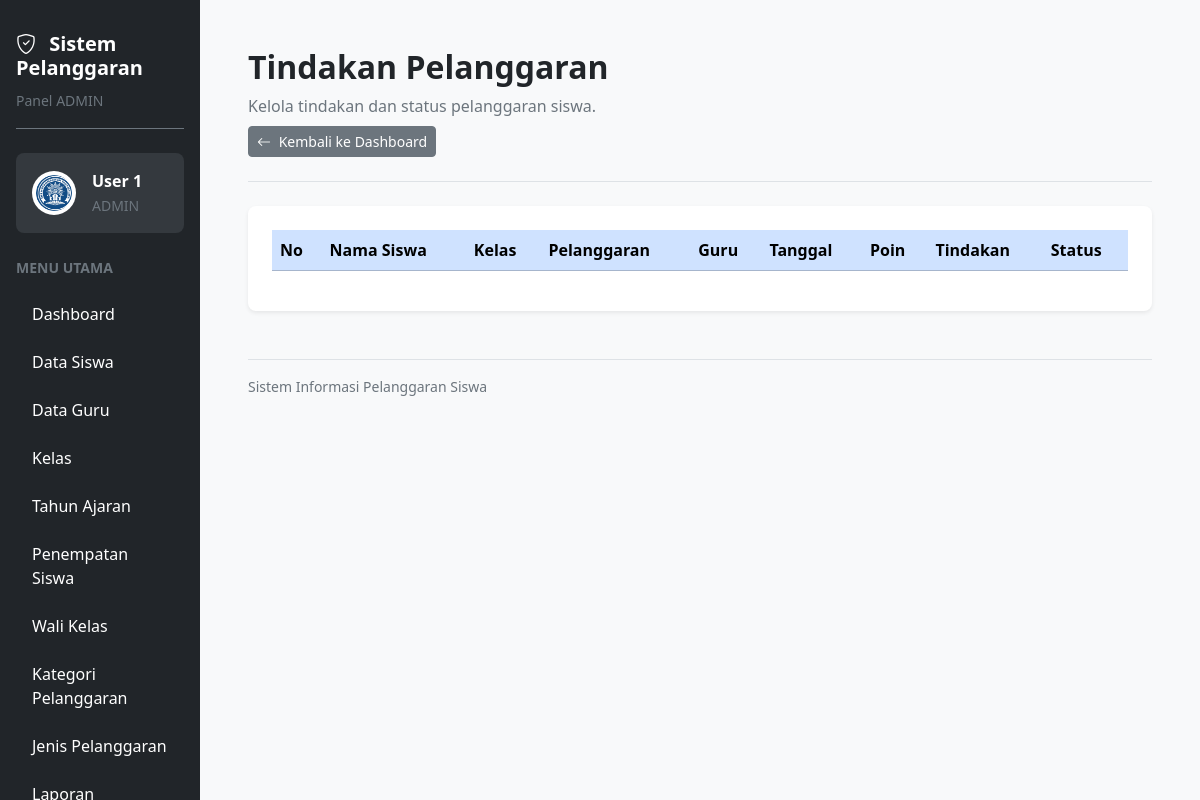
Page /tindakan.php (signed in) on the earlier database version.
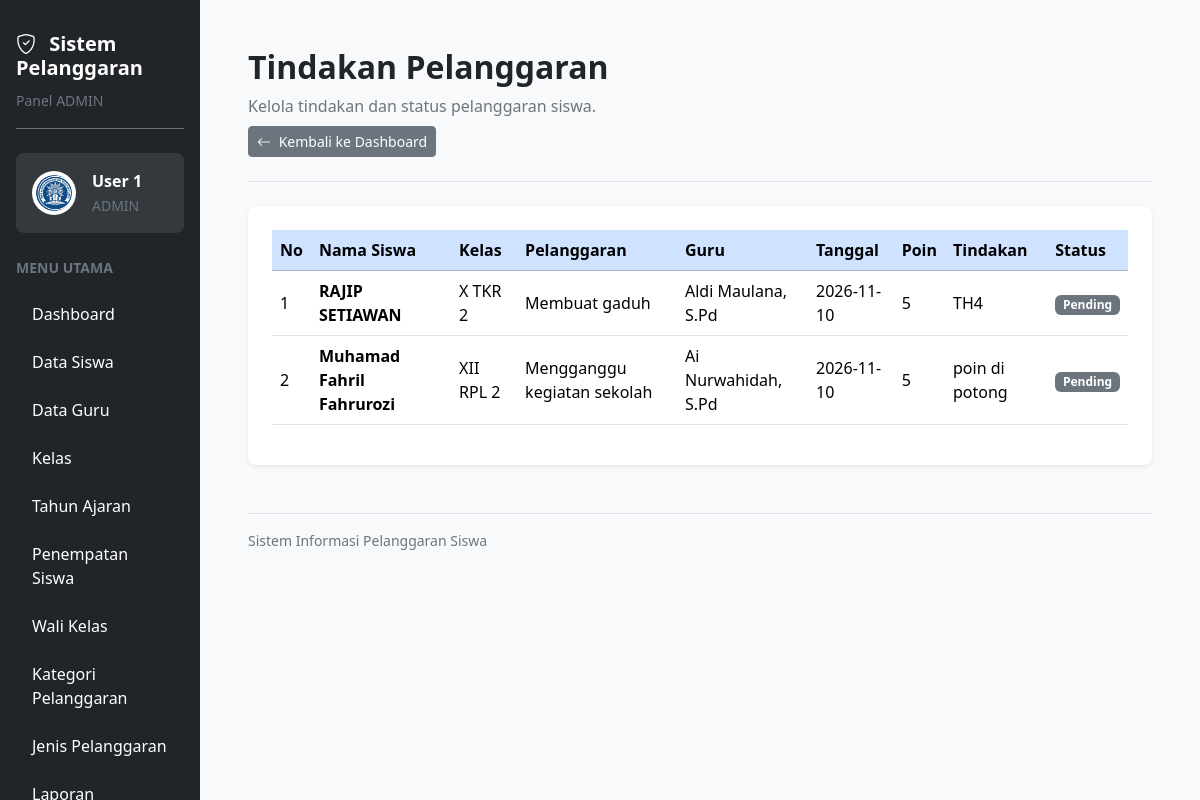
Same page on the later database version.
### tables this page shows
CREATE TABLE `t_pelanggaran_siswa` (
  `id` int(11) NOT NULL,
  `tahun_ajaran_id` int(11) NOT NULL,
  `siswa_id` int(11) NOT NULL,
  `nama_siswa` varchar(150) NOT NULL,
  `kelas_id` int(11) NOT NULL,
  `nama_kelas` varchar(100) NOT NULL,
  `pelanggaran_id` int(11) NOT NULL,
  `nama_pelanggaran` varchar(150) NOT NULL,
  `pelanggaran_kategori_id` int(11) NOT NULL,
  `guru_id` int(11) NOT NULL,
  `nama_guru` varchar(150) NOT NULL,
  `tanggal` date NOT NULL,
  `keterangan` text NOT NULL,
  `poin` int(11) NOT NULL,
  `tindakan` text NOT NULL,
  `status` varchar(30) NOT NULL,
  `created_at` timestamp NOT NULL DEFAULT current_timestamp(),
  `updated_at` timestamp NOT NULL DEFAULT current_timestamp()
);

### tindakan.php (the view, shortened to what this page needs)
<?php
$role = strtolower(trim($_SESSION['role'] ?? ''));
require_once __DIR__ . "/config/koneksi.php";
$dataEdit = null;
$query = mysqli_query(
    $koneksi,
    "SELECT id, nama_siswa, nama_kelas,
            nama_pelanggaran, nama_guru,
            tanggal, poin, tindakan, status
     FROM t_pelanggaran_siswa
     WHERE status IS NULL OR status <> 'Selesai'
     ORDER BY tanggal DESC, id DESC"
);
$nama = htmlspecialchars(
    $_SESSION['name'] ?? 'Pengguna',
    ENT_QUOTES,
    'UTF-8'
);
?>
<!DOCTYPE html>
<html lang="id">
<head>
    <link href="https://cdn.jsdelivr.net/npm/bootstrap@5.3.3/dist/css/bootstrap.min.css" rel="stylesheet">
    <link href="https://cdn.jsdelivr.net/npm/bootstrap-icons@1.11.3/font/bootstrap-icons.min.css" rel="stylesheet">
    <link href="https://cdn.datatables.net/2.3.4/css/dataTables.bootstrap5.min.css" rel="stylesheet">
</head>
<body class="bg-light overflow-hidden">
<div class="container-fluid vh-100 overflow-hidden">
    <div class="row h-100 flex-nowrap">
        <aside class="col-12 col-md-3 col-lg-2 bg-dark vh-100 overflow-auto position-sticky top-0 p-3">
            <div class="text-white mb-4 pt-3 pb-3 border-bottom border-secondary">
                <h5 class="fw-bold mb-2">
                    <i class="bi bi-shield-check me-2"></i>
                    Sistem Pelanggaran
                </h5>
                <small class="text-secondary">Panel <?= strtoupper($role); ?></small>
            </div>
            <div class="bg-secondary bg-opacity-25 rounded-3 p-3 mb-4">
                <div class="d-flex align-items-center gap-3">
                    <img src="logo.png" alt="Logo Aplikasi" width="44" height="44" class="rounded-circle bg-white p-1">
                    <div class="text-white text-break">
                        <div class="fw-semibold"><?= $nama; ?></div>
                        <small class="text-secondary"><?= strtoupper($role); ?></small>
                    </div>
                </div>
            </div>
            <div class="text-secondary small fw-semibold mb-3">
                MENU UTAMA
            </div>
            <ul class="nav nav-pills flex-column gap-2">
                <li class="nav-item">
                    <a href="dashboard.php" class="nav-link text-white rounded-2 py-2 px-3">Dashboard</a>
                </li>
                <?php if ($role === 'admin'): ?>
                    <li class="nav-item"><a href="siswa.php" class="nav-link text-white rounded-2 py-2 px-3">Data Siswa</a></li>
                    <li class="nav-item"><a href="guru.php" class="nav-link text-white rounded-2 py-2 px-3">Data Guru</a></li>
                    <li class="nav-item"><a href="kelas.php" class="nav-link text-white rounded-2 py-2 px-3">Kelas</a></li>
                    <li class="nav-item"><a href="tahun_ajaran.php" class="nav-link text-white rounded-2 py-2 px-3">Tahun Ajaran</a></li>
                    <li class="nav-item"><a href="penempatan_siswa.php" class="nav-link text-white rounded-2 py-2 px-3">Penempatan Siswa</a></li>
                    <li class="nav-item"><a href="wali_kelas.php" class="nav-link text-white rounded-2 py-2 px-3">Wali Kelas</a></li>
                    <li class="nav-item"><a href="kategori_pelanggaran.php" class="nav-link text-white rounded-2 py-2 px-3">Kategori Pelanggaran</a></li>
                    <li class="nav-item"><a href="jenis_pelanggaran.php" class="nav-link text-white rounded-2 py-2 px-3">Jenis Pelanggaran</a></li>
                    <li class="nav-item"><a href="laporan.php" class="nav-link text-white rounded-2 py-2 px-3">Laporan</a></li>
                <?php endif; ?>
            </ul>
        </aside>
        <main class="col-12 col-md-9 col-lg-10 vh-100 overflow-auto p-3 p-lg-5">
            <div class="d-flex flex-wrap justify-content-between align-items-center gap-3 mb-4 pb-4 border-bottom">
                <div>
                    <h2 class="fw-bold mb-2">
                        <?= $dataEdit !== null ? 'Beri Tindakan' : 'Tindakan Pelanggaran'; ?>
                    </h2>
                    <p class="text-secondary mb-2">
                        <?= $dataEdit !== null
                            ? 'Silakan isi atau perbarui tindakan dan status pelanggaran siswa.'
                            : 'Kelola tindakan dan status pelanggaran siswa.'; ?>
                    </p>
                    <?php if ($dataEdit === null): ?>
                        <a href="dashboard.php" class="btn btn-secondary btn-sm">
                            <i class="bi bi-arrow-left me-1"></i>
                            Kembali ke Dashboard
                        </a>
                    <?php endif; ?>
                </div>
            </div>
            <?php if ($dataEdit === null): ?>
                <div class="card border-0 shadow-sm rounded-3">
                    <div class="card-body p-3 p-lg-4">
                        <div class="table-responsive">
                            <table id="tabelTindakan" class="table table-hover align-middle">
                                <thead>
                                    <tr class="table-primary">
                                        <th>No</th>
                                        <th>Nama Siswa</th>
                                        <th>Kelas</th>
                                        <th>Pelanggaran</th>
                                        <th>Guru</th>
                                        <th>Tanggal</th>
                                        <th>Poin</th>
                                        <th>Tindakan</th>
                                        <th>Status</th>
                                    </tr>
                                </thead>
                                <tbody>
                                    <?php
                                    $no = 1;
                                    while ($row = mysqli_fetch_assoc($query)):
                                    ?>
                                        <tr>
                                            <td><?= $no++; ?></td>
                                            <td>
                                                <strong>
                                                    <?= htmlspecialchars($row['nama_siswa'] ?? '', ENT_QUOTES, 'UTF-8'); ?>
                                                </strong>
                                            </td>
                                            <td>
                                                <?= htmlspecialchars($row['nama_kelas'] ?? '', ENT_QUOTES, 'UTF-8'); ?>
                                            </td>
                                            <td>
                                                <?= htmlspecialchars($row['nama_pelanggaran'] ?? '', ENT_QUOTES, 'UTF-8'); ?>
                                            </td>
                                            <td>
                                                <?= htmlspecialchars($row['nama_guru'] ?? '', ENT_QUOTES, 'UTF-8'); ?>
                                            </td>
                                            <td>
                                                <?= htmlspecialchars($row['tanggal'] ?? '', ENT_QUOTES, 'UTF-8'); ?>
                                            </td>
                                            <td>
                                                <?= (int)($row['poin'] ?? 0); ?>
                                            </td>
                                            <td>
                                                <?= htmlspecialchars($row['tindakan'] ?? '', ENT_QUOTES, 'UTF-8'); ?>
                                            </td>
                                            <td>
                                                <?php if (($row['status'] ?? '') === 'Diproses'): ?>
                                                    <span class="badge bg-warning text-dark">Diproses</span>
                                                <?php else: ?>
                                                    <span class="badge bg-secondary">
                                                        <?= htmlspecialchars($row['status'] ?? 'Belum Diproses', ENT_QUOTES, 'UTF-8'); ?>
                                                    </span>
                                                <?php endif; ?>
                                            </td>
                                        </tr>
                                    <?php endwhile; ?>
                                </tbody>
                            </table>
                        </div>
                    </div>
                </div>
            <?php endif; ?>
            <div class="text-secondary small mt-5 pt-3 border-top">
                Sistem Informasi Pelanggaran Siswa
            </div>
        </main>
    </div>
</div>
</body>
</html>

Differences in the rows shown:
added t_pelanggaran_siswa: nama_siswa "RAJIP SETIAWAN", nama_kelas "X TKR 2", nama_pelanggaran "Membuat gaduh", nama_guru "Aldi Maulana, S.Pd", tanggal "2026-11-10", poin "5", tindakan "TH4", status "Pending"
added t_pelanggaran_siswa: nama_siswa "Muhamad Fahril Fahrurozi", nama_kelas "XII RPL 2", nama_pelanggaran "Mengganggu kegiatan sekolah", nama_guru "Ai Nurwahidah, S.Pd", tanggal "2026-11-10", poin "5", tindakan "poin di potong", status "Pending"
